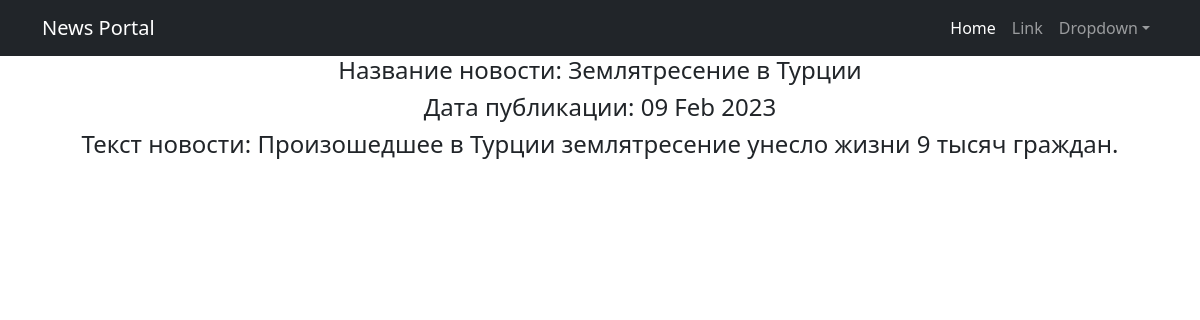
The page /posts/2 on the database its author committed.
### news/models.py (models this page shows, shortened)
class Post(models.Model):
    author_id = models.ForeignKey(Author, on_delete=models.CASCADE)
    cathegory_id = models.ManyToManyField(Category, through='PostCategory')
    post_format = models.TextField(max_length=2, choices=STATIA_NOVOST, null=False)
    post_datetime = models.DateTimeField(auto_now_add=True)
    post_title = models.CharField(null=False, max_length=80)
    post_text = models.TextField(null=False)
    post_rating = models.IntegerField(default=1)

### news/views.py (the view)
# urls.py: path('posts/<int:pk>', NewsDetail.as_view(), name='post_detail'),
class NewsDetail(DetailView):
    model = Post
    ordering = '-post_datetime'
    template_name = 'new.html'
    context_object_name = 'new'
    def get_context_data(self, **kwargs):
        context = super().get_context_data(**kwargs)
        context['is_not_premium'] = not self.request.user.groups.filter(name='authors').exists()
        context['is_common'] = self.request.user.groups.filter(name='common').exists()
        return context

### templates/new.html (shortened to what this page needs)
{% extends 'flatpages/default.html' %}
{% block content %}
<h4> Название новости: {{ new.post_title }}</h4>
<h4> Дата публикации: {{ new.post_datetime|date:'d M Y' }}</h4>
<h4> Текст новости: {{ new.post_text }}</h4>
{% endblock content %}

### rows shown on the page
Post: post_title "Землятресение в Турции", post_datetime "09 Feb 2023", post_text "Произошедшее в Турции землятресение унесло жизни 9 тысяч граждан."
